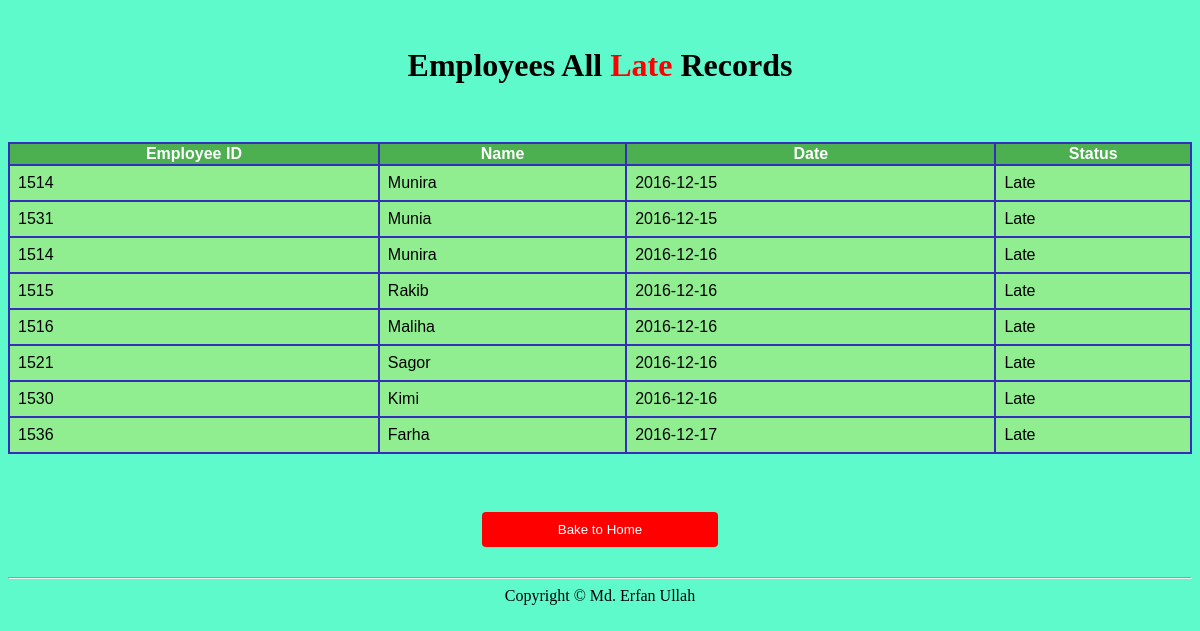
Screenshot of /admin/latelist.php (signed in) with the database file from the repository.
### tables this page shows
CREATE TABLE `attendence` (
  `a_id` int(10) NOT NULL,
  `ID` int(11) NOT NULL,
  `Date` date DEFAULT NULL,
  `intime` time DEFAULT NULL,
  `outtime` time DEFAULT NULL,
  `status` varchar(20) DEFAULT NULL,
  `status2` varchar(20) DEFAULT NULL
);

CREATE TABLE `employee_info` (
  `ID` int(10) NOT NULL,
  `Name` varchar(25) NOT NULL,
  `contact` varchar(15) NOT NULL,
  `Email` varchar(30) DEFAULT NULL,
  `Adress` varchar(50) NOT NULL,
  `Bdate` date NOT NULL,
  `Sex` varchar(10) NOT NULL,
  `Salary` int(8) DEFAULT NULL,
  `dep_id` int(10) NOT NULL,
  `pic` varchar(60) NOT NULL
);

### functions/dbconfig.php (called while the page is built)
<?php
	class dbconfig{
		public function connection(){
			$conn = new mysqli("127.0.0.1","root","","employee");
			return $conn;
		}
	}
?>

### functions/functions.php (called while the page is built, shortened)
<?php
class cls_func{
	public function con(){
		$connect = new dbconfig();
		return $connect->connection();
	}
	public function late(){
		$result = $this->con()->query("SELECT * FROM `attendence` WHERE status='Late'");
		return $result;
	}
	public function get_emp_name($ID){
		$result = $this->con()->query("SELECT Name FROM `employee_info` WHERE  ID='$ID'");
		return $result;
	}
	}
	?>

### admin/latelist.php (the view, shortened to what this page needs)
<?php
	require_once('../functions/dbconfig.php');
	require_once('../functions/functions.php');
	$obj = new cls_func();
	$qry=$obj->late();
?>
<link rel="stylesheet" type="text/css" href="admin.css">
<center><h1>Employees All <font color="red">Late</font> Records</h1></center>
<table style="width:100%">
  <tr>
    <th>Employee ID</th>
    <th>Name</th>
    <th>Date</th>
    <th>Status</th>
  </tr>
<?php
  while($rec=$qry->fetch_assoc() )
						{
  ?>
  <tr>
    <td><?php echo $rec['ID']; ?></td>
    <td><?php
    $qry1=$obj->get_emp_name($rec['ID']);
    $rec1=$qry1->fetch_assoc();
    echo $rec1['Name']; ?></td>
    <td><?php echo $rec['Date']; ?></td>
    <td><?php echo $rec['status']; ?></td>
  </tr>
  <?php
						}
?>
  </table>
  <center><a href = "atten.php"><input id="cancel" type = "button" value ="Bake to Home"></a></center>
<hr>
  <center><footer>Copyright © Md. Erfan Ullah</footer></center>

### admin/admin.css (style rules this page uses)
input[type=button] { width: 20%; background-color: red; color: white; padding: 10px 7px; margin: 4px 0; border: none; border-radius: 4px; cursor: pointer; }
table { font-family: arial, sans-serif; border-collapse: collapse; width: 100%; background-color: lightgreen; }
th { background-color: #4CAF50; border: 2px solid #332FBA ; color: white; }
td { border: 2px solid #332FBA ; text-align: left; padding: 8px; }

### rows the page displays
attendence: ID "1514", employee_info.Name "Munira", Date "2016-12-15", status "Late"
attendence: ID "1531", employee_info.Name "Munia", Date "2016-12-15", status "Late"
attendence: ID "1514", employee_info.Name "Munira", Date "2016-12-16", status "Late"
attendence: ID "1515", employee_info.Name "Rakib", Date "2016-12-16", status "Late"
attendence: ID "1516", employee_info.Name "Maliha", Date "2016-12-16", status "Late"
attendence: ID "1521", employee_info.Name "Sagor", Date "2016-12-16", status "Late"
attendence: ID "1530", employee_info.Name "Kimi", Date "2016-12-16", status "Late"
attendence: ID "1536", employee_info.Name "Farha", Date "2016-12-17", status "Late"
